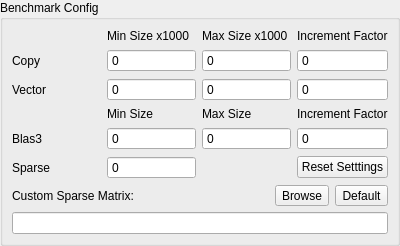
<?xml version="1.0" encoding="UTF-8"?>
<ui version="4.0">
 <class>ExpertBenchmark</class>
 <widget class="QWidget" name="ExpertBenchmark">
  <property name="geometry">
   <rect>
    <x>0</x>
    <y>0</y>
    <width>400</width>
    <height>224</height>
   </rect>
  </property>
  <property name="sizePolicy">
   <sizepolicy hsizetype="Fixed" vsizetype="Fixed">
    <horstretch>0</horstretch>
    <verstretch>0</verstretch>
   </sizepolicy>
  </property>
  <property name="windowTitle">
   <string>Form</string>
  </property>
  <layout class="QVBoxLayout" name="verticalLayout">
   <property name="spacing">
    <number>0</number>
   </property>
   <property name="leftMargin">
    <number>0</number>
   </property>
   <property name="topMargin">
    <number>0</number>
   </property>
   <property name="rightMargin">
    <number>0</number>
   </property>
   <property name="bottomMargin">
    <number>0</number>
   </property>
   <item>
    <widget class="QGroupBox" name="expert_configGroupBox">
     <property name="sizePolicy">
      <sizepolicy hsizetype="Preferred" vsizetype="Preferred">
       <horstretch>0</horstretch>
       <verstretch>0</verstretch>
      </sizepolicy>
     </property>
     <property name="minimumSize">
      <size>
       <width>400</width>
       <height>0</height>
      </size>
     </property>
     <property name="maximumSize">
      <size>
       <width>400</width>
       <height>255</height>
      </size>
     </property>
     <property name="title">
      <string>Benchmark Config</string>
     </property>
     <layout class="QGridLayout" name="gridLayout_4">
      <item row="1" column="0">
       <layout class="QGridLayout" name="gridLayout_3" columnstretch="1,1,1,1">
        <item row="0" column="1">
         <widget class="QLabel" name="expert_AMatSizeLabel">
          <property name="text">
           <string>Min Size</string>
          </property>
         </widget>
        </item>
        <item row="0" column="2">
         <widget class="QLabel" name="expert_BMatSizeLabel">
          <property name="text">
           <string>Max Size</string>
          </property>
         </widget>
        </item>
        <item row="0" column="3">
         <widget class="QLabel" name="expert_CMatSizeLabel">
          <property name="text">
           <string>Increment Factor</string>
          </property>
         </widget>
        </item>
        <item row="1" column="0">
         <widget class="QLabel" name="expert_Blas3Label">
          <property name="text">
           <string>Blas3</string>
          </property>
         </widget>
        </item>
        <item row="1" column="1">
         <widget class="QSpinBox" name="expert_Blas3AMatSize">
          <property name="focusPolicy">
           <enum>Qt::ClickFocus</enum>
          </property>
          <property name="buttonSymbols">
           <enum>QAbstractSpinBox::NoButtons</enum>
          </property>
          <property name="text" stdset="0">
           <string>0</string>
          </property>
          <property name="maximum">
           <number>9999999</number>
          </property>
         </widget>
        </item>
        <item row="1" column="2">
         <widget class="QSpinBox" name="expert_Blas3BMatSize">
          <property name="focusPolicy">
           <enum>Qt::ClickFocus</enum>
          </property>
          <property name="buttonSymbols">
           <enum>QAbstractSpinBox::NoButtons</enum>
          </property>
          <property name="text" stdset="0">
           <string>0</string>
          </property>
          <property name="maximum">
           <number>9999999</number>
          </property>
         </widget>
        </item>
        <item row="1" column="3">
         <widget class="QSpinBox" name="expert_Blas3CMatSize">
          <property name="focusPolicy">
           <enum>Qt::ClickFocus</enum>
          </property>
          <property name="buttonSymbols">
           <enum>QAbstractSpinBox::NoButtons</enum>
          </property>
          <property name="text" stdset="0">
           <string>0</string>
          </property>
          <property name="maximum">
           <number>9999999</number>
          </property>
         </widget>
        </item>
        <item row="2" column="0">
         <widget class="QLabel" name="expert_SparseLabel">
          <property name="text">
           <string>Sparse</string>
          </property>
         </widget>
        </item>
        <item row="2" column="1">
         <widget class="QSpinBox" name="expert_SparseMatSize">
          <property name="sizePolicy">
           <sizepolicy hsizetype="Expanding" vsizetype="Fixed">
            <horstretch>0</horstretch>
            <verstretch>0</verstretch>
           </sizepolicy>
          </property>
          <property name="focusPolicy">
           <enum>Qt::ClickFocus</enum>
          </property>
          <property name="buttonSymbols">
           <enum>QAbstractSpinBox::NoButtons</enum>
          </property>
          <property name="text" stdset="0">
           <string>0</string>
          </property>
          <property name="maximum">
           <number>9999999</number>
          </property>
         </widget>
        </item>
        <item row="2" column="3">
         <widget class="QPushButton" name="expert_ResetSettingsButton">
          <property name="text">
           <string>Reset Setttings</string>
          </property>
         </widget>
        </item>
        <item row="3" column="0" colspan="4">
         <layout class="QHBoxLayout" name="expert_layout_config_custom_matrix">
          <item>
           <widget class="QLabel" name="expert_CustomMatrixLabel">
            <property name="sizePolicy">
             <sizepolicy hsizetype="Minimum" vsizetype="Preferred">
              <horstretch>0</horstretch>
              <verstretch>0</verstretch>
             </sizepolicy>
            </property>
            <property name="maximumSize">
             <size>
              <width>210</width>
              <height>16777215</height>
             </size>
            </property>
            <property name="text">
             <string>Custom Sparse Matrix:</string>
            </property>
           </widget>
          </item>
          <item>
           <spacer name="horizontalSpacer">
            <property name="orientation">
             <enum>Qt::Horizontal</enum>
            </property>
            <property name="sizeHint" stdset="0">
             <size>
              <width>40</width>
              <height>20</height>
             </size>
            </property>
           </spacer>
          </item>
          <item>
           <widget class="QToolButton" name="expert_CustomMatrixBrowsebutton">
            <property name="text">
             <string>Browse</string>
            </property>
           </widget>
          </item>
          <item>
           <widget class="QToolButton" name="expert_CustomMatrixDefaultButton">
            <property name="text">
             <string>Default</string>
            </property>
           </widget>
          </item>
         </layout>
        </item>
        <item row="4" column="0" colspan="4">
         <widget class="QLineEdit" name="expert_SparseCustomMatrix">
          <property name="readOnly">
           <bool>true</bool>
          </property>
         </widget>
        </item>
       </layout>
      </item>
      <item row="0" column="0">
       <layout class="QGridLayout" name="gridLayout_2" columnstretch="1,1,1,1">
        <item row="0" column="1">
         <widget class="QLabel" name="expert_VecMinLabel">
          <property name="text">
           <string>Min Size x1000</string>
          </property>
         </widget>
        </item>
        <item row="0" column="2">
         <widget class="QLabel" name="expert_VecMaxLabel">
          <property name="minimumSize">
           <size>
            <width>0</width>
            <height>10</height>
           </size>
          </property>
          <property name="text">
           <string>Max Size x1000</string>
          </property>
         </widget>
        </item>
        <item row="0" column="3">
         <widget class="QLabel" name="expert_IncFactorLabel">
          <property name="text">
           <string>Increment Factor</string>
          </property>
         </widget>
        </item>
        <item row="1" column="0">
         <widget class="QLabel" name="expert_CopyLabel">
          <property name="text">
           <string>Copy</string>
          </property>
         </widget>
        </item>
        <item row="1" column="1">
         <widget class="QSpinBox" name="expert_CopyVecMin">
          <property name="focusPolicy">
           <enum>Qt::ClickFocus</enum>
          </property>
          <property name="buttonSymbols">
           <enum>QAbstractSpinBox::NoButtons</enum>
          </property>
          <property name="text" stdset="0">
           <string>0</string>
          </property>
          <property name="maximum">
           <number>9999999</number>
          </property>
         </widget>
        </item>
        <item row="1" column="2">
         <widget class="QSpinBox" name="expert_CopyVecMax">
          <property name="focusPolicy">
           <enum>Qt::ClickFocus</enum>
          </property>
          <property name="buttonSymbols">
           <enum>QAbstractSpinBox::NoButtons</enum>
          </property>
          <property name="text" stdset="0">
           <string>0</string>
          </property>
          <property name="maximum">
           <number>9999999</number>
          </property>
         </widget>
        </item>
        <item row="1" column="3">
         <widget class="QSpinBox" name="expert_CopyIncFactor">
          <property name="focusPolicy">
           <enum>Qt::ClickFocus</enum>
          </property>
          <property name="buttonSymbols">
           <enum>QAbstractSpinBox::NoButtons</enum>
          </property>
          <property name="text" stdset="0">
           <string>0</string>
          </property>
          <property name="maximum">
           <number>9999999</number>
          </property>
         </widget>
        </item>
        <item row="2" column="0">
         <widget class="QLabel" name="expert_VectorLabel">
          <property name="text">
           <string>Vector</string>
          </property>
         </widget>
        </item>
        <item row="2" column="1">
         <widget class="QSpinBox" name="expert_VectorVecMin">
          <property name="focusPolicy">
           <enum>Qt::ClickFocus</enum>
          </property>
          <property name="buttonSymbols">
           <enum>QAbstractSpinBox::NoButtons</enum>
          </property>
          <property name="text" stdset="0">
           <string>0</string>
          </property>
          <property name="maximum">
           <number>9999999</number>
          </property>
         </widget>
        </item>
        <item row="2" column="2">
         <widget class="QSpinBox" name="expert_VectorVecMax">
          <property name="focusPolicy">
           <enum>Qt::ClickFocus</enum>
          </property>
          <property name="frame">
           <bool>true</bool>
          </property>
          <property name="buttonSymbols">
           <enum>QAbstractSpinBox::NoButtons</enum>
          </property>
          <property name="text" stdset="0">
           <string>0</string>
          </property>
          <property name="maximum">
           <number>9999999</number>
          </property>
         </widget>
        </item>
        <item row="2" column="3">
         <widget class="QSpinBox" name="expert_VectorIncFactor">
          <property name="focusPolicy">
           <enum>Qt::ClickFocus</enum>
          </property>
          <property name="buttonSymbols">
           <enum>QAbstractSpinBox::NoButtons</enum>
          </property>
          <property name="text" stdset="0">
           <string>0</string>
          </property>
          <property name="maximum">
           <number>9999999</number>
          </property>
         </widget>
        </item>
       </layout>
      </item>
     </layout>
    </widget>
   </item>
  </layout>
 </widget>
 <resources/>
 <connections/>
</ui>
